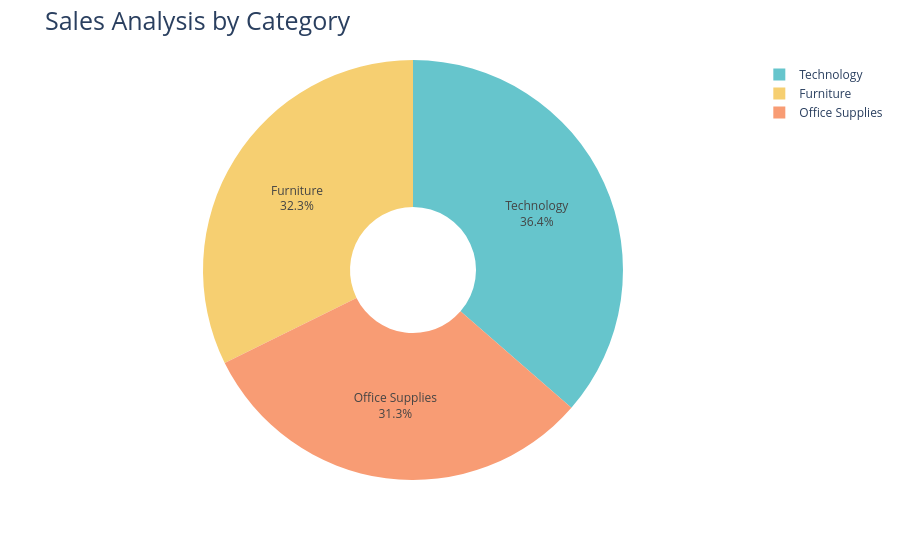

Notebook source saved alongside this figure:
### Code cell
fig = px.pie(sales_by_category,values='Sales',names ='Category',hole=0.3,color_discrete_sequence = px.colors.qualitative.Pastel)
fig.update_traces(textposition='inside', textinfo = 'percent+label')
fig.update_layout(title_text= 'Sales Analysis by Category', title_font = dict(size = 25))
fig.show()

### Figure 1 — Plotly figure (JSON) as saved in the notebook; plotly's stock layout.template omitted (floating-point values rounded to 4 significant figures)
{"data": [{"domain": {"x": [0, 1], "y": [0, 1]}, "hole": 0.3, "hovertemplate": "Category=%{label}<br>Sales=%{value}<extra></extra>", "labels": ["Furniture", "Office Supplies", "Technology"], "legendgroup": "", "name": "", "showlegend": true, "textinfo": "percent+label", "textposition": "inside", "type": "pie", "values": [742000.0, 719000.0, 836200.0]}], "layout": {"legend": {"tracegroupgap": 0}, "margin": {"t": 60}, "piecolorway": ["rgb(102, 197, 204)", "rgb(246, 207, 113)", "rgb(248, 156, 116)", "rgb(220, 176, 242)", "rgb(135, 197, 95)", "rgb(158, 185, 243)", "rgb(254, 136, 177)", "rgb(201, 219, 116)", "rgb(139, 224, 164)", "rgb(180, 151, 231)", "rgb(179, 179, 179)"], "title": {"font": {"size": 25}, "text": "Sales Analysis by Category"}}}
